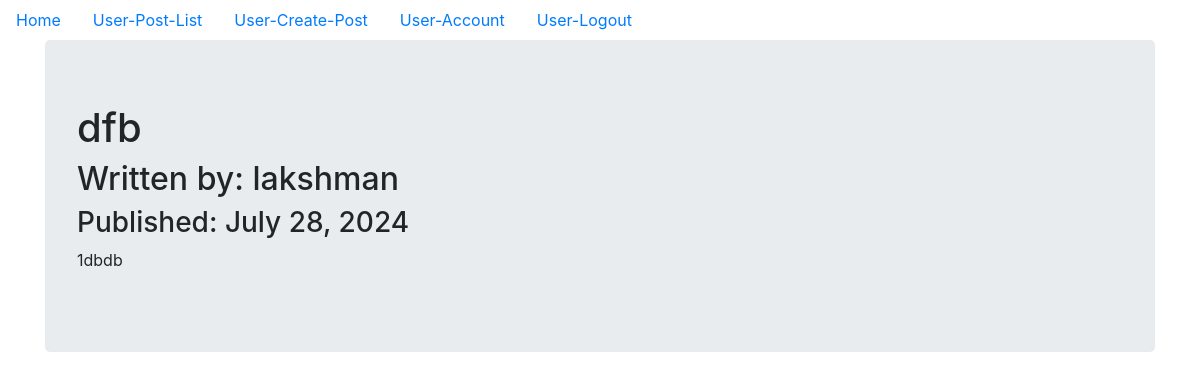
The page /user_read_post/1 (signed in) on the database its author committed.
### models.py (models this page shows, shortened)
class UserBlogPost(db.Model):
    __tablename__ = 'userblogpost_table'
    id = db.Column(db.Integer, primary_key=True)
    date = db.Column(db.DateTime, nullable=False, default=datetime.utcnow)
    title = db.Column(db.String(140), nullable=False)
    text = db.Column(db.Text, nullable=False)
    user_id = db.Column(db.Integer, db.ForeignKey('user_table.id'), nullable=False)

class User(db.Model, UserMixin):
    __tablename__ = 'user_table'
    id = db.Column(db.Integer, primary_key = True)
    profile_image = db.Column(db.String(20), nullable=False, default='user_default_profile.jpg')
    email = db.Column(db.String(64), unique=True, index=True)
    username = db.Column(db.String(64), unique=True, index=True)
    password_hash = db.Column(db.String(128))
    posts = db.relationship('UserBlogPost', backref='user_author', lazy=True)
    admin_id = db.Column(db.Integer,db.ForeignKey('admin_table.id'), nullable=False)

### user_site/user_blog_post/views.py (the view)
@user_blog_post_bp.route('/user_read_post/<int:blog_post_id>')
@login_required
@reauth_required('admin')
def user_read_post(blog_post_id):
    blog_post = UserBlogPost.query.get_or_404(blog_post_id)
    return render_template('user_read_post.html',title=blog_post.title,
                            date=blog_post.date,post=blog_post)

### models.py (called while the page is built)
@login_manager.user_loader
def load_user(user_id):
    user = User.query.get(user_id)
    if user:
        return user
    admin = Admin.query.get(user_id)
    if admin:
        return admin
    return None

### reauthentication.py (called while the page is built)
def reauth_required(role):
    def decorator(f):
        @wraps(f)
        def decorated_function(*args, **kwargs):
            if not session.get('reauthenticated'):
                flash('Please re-authenticate to access this page.', 'warning')
                if role == 'user' and current_user.id != 0:
                    return redirect(url_for('admin_authentication_bp.admin_login', next=request.url))
                elif role == 'admin' and current_user.id == 0:
                    return redirect(url_for('user_authentication_bp.user_login', next=request.url))
            return f(*args, **kwargs)
        return decorated_function
    return decorator

### user_site/templates/user_read_post.html (shortened to what this page needs)
{% extends "base.html" %}
{% block content %}
<div class="jumbotron">
  <h1>{{ post.title }}</h1>
  <h2>Written by: {{post.user_author.username}}</h2>
  <h3>Published: {{ post.date.strftime('%B %d, %Y') }}</h3>
  <p>{{post.text}}</p>
</div>
{% endblock content %}

### rows shown on the page
UserBlogPost: title "dfb", date "July 28, 2024", text "1dbdb"
User: user_author.username "lakshman"
